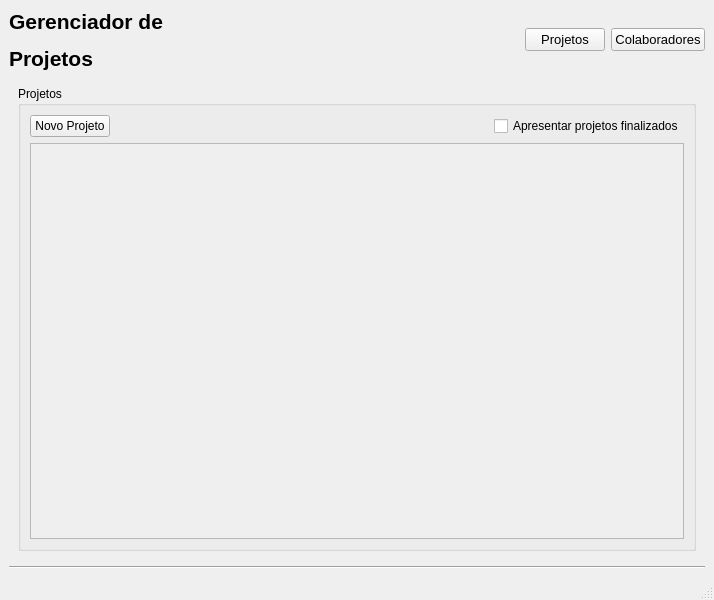
<?xml version="1.0" encoding="UTF-8"?>
<ui version="4.0">
 <class>MainWindow</class>
 <widget class="QMainWindow" name="MainWindow">
  <property name="geometry">
   <rect>
    <x>0</x>
    <y>0</y>
    <width>714</width>
    <height>600</height>
   </rect>
  </property>
  <property name="windowTitle">
   <string>MainWindow</string>
  </property>
  <widget class="QWidget" name="centralwidget">
   <layout class="QVBoxLayout" name="verticalLayout_4">
    <item>
     <layout class="QHBoxLayout" name="horizontalLayout">
      <item>
       <widget class="QLabel" name="label">
        <property name="text">
         <string>&lt;html&gt;&lt;head/&gt;&lt;body&gt;&lt;p&gt;&lt;span style=&quot; font-size:16pt; font-weight:600;&quot;&gt;Gerenciador de &lt;/span&gt;&lt;/p&gt;&lt;p&gt;&lt;span style=&quot; font-size:16pt; font-weight:600;&quot;&gt;Projetos&lt;/span&gt;&lt;/p&gt;&lt;/body&gt;&lt;/html&gt;</string>
        </property>
       </widget>
      </item>
      <item>
       <spacer name="horizontalSpacer">
        <property name="orientation">
         <enum>Qt::Horizontal</enum>
        </property>
        <property name="sizeHint" stdset="0">
         <size>
          <width>40</width>
          <height>20</height>
         </size>
        </property>
       </spacer>
      </item>
      <item>
       <widget class="QPushButton" name="projeto">
        <property name="sizePolicy">
         <sizepolicy hsizetype="Fixed" vsizetype="Fixed">
          <horstretch>0</horstretch>
          <verstretch>0</verstretch>
         </sizepolicy>
        </property>
        <property name="font">
         <font>
          <pointsize>10</pointsize>
         </font>
        </property>
        <property name="text">
         <string>Projetos</string>
        </property>
       </widget>
      </item>
      <item>
       <widget class="QPushButton" name="colaborador">
        <property name="sizePolicy">
         <sizepolicy hsizetype="Fixed" vsizetype="Fixed">
          <horstretch>0</horstretch>
          <verstretch>0</verstretch>
         </sizepolicy>
        </property>
        <property name="font">
         <font>
          <pointsize>10</pointsize>
         </font>
        </property>
        <property name="text">
         <string>Colaboradores</string>
        </property>
       </widget>
      </item>
     </layout>
    </item>
    <item>
     <widget class="QStackedWidget" name="stackedWidget">
      <widget class="QWidget" name="page">
       <layout class="QVBoxLayout" name="verticalLayout_3">
        <item>
         <widget class="QGroupBox" name="groupBox">
          <property name="title">
           <string>Projetos</string>
          </property>
          <layout class="QVBoxLayout" name="verticalLayout_2">
           <item>
            <layout class="QHBoxLayout" name="horizontalLayout_2">
             <item>
              <widget class="QPushButton" name="new_project">
               <property name="text">
                <string>Novo Projeto</string>
               </property>
              </widget>
             </item>
             <item>
              <spacer name="horizontalSpacer_2">
               <property name="orientation">
                <enum>Qt::Horizontal</enum>
               </property>
               <property name="sizeHint" stdset="0">
                <size>
                 <width>40</width>
                 <height>20</height>
                </size>
               </property>
              </spacer>
             </item>
             <item>
              <widget class="QCheckBox" name="checkBox">
               <property name="text">
                <string>Apresentar projetos finalizados</string>
               </property>
              </widget>
             </item>
            </layout>
           </item>
           <item>
            <widget class="QScrollArea" name="scrollArea">
             <property name="widgetResizable">
              <bool>true</bool>
             </property>
             <widget class="QWidget" name="scrollAreaWidgetContents">
              <property name="geometry">
               <rect>
                <x>0</x>
                <y>0</y>
                <width>656</width>
                <height>378</height>
               </rect>
              </property>
              <layout class="QVBoxLayout" name="verticalLayout">
               <item>
                <layout class="QVBoxLayout" name="project_layout"/>
               </item>
              </layout>
             </widget>
            </widget>
           </item>
          </layout>
         </widget>
        </item>
       </layout>
      </widget>
      <widget class="QWidget" name="page_2"/>
     </widget>
    </item>
    <item>
     <widget class="Line" name="line">
      <property name="orientation">
       <enum>Qt::Horizontal</enum>
      </property>
     </widget>
    </item>
   </layout>
  </widget>
  <widget class="QMenuBar" name="menubar">
   <property name="geometry">
    <rect>
     <x>0</x>
     <y>0</y>
     <width>714</width>
     <height>21</height>
    </rect>
   </property>
  </widget>
  <widget class="QStatusBar" name="statusbar"/>
 </widget>
 <resources/>
 <connections/>
</ui>
